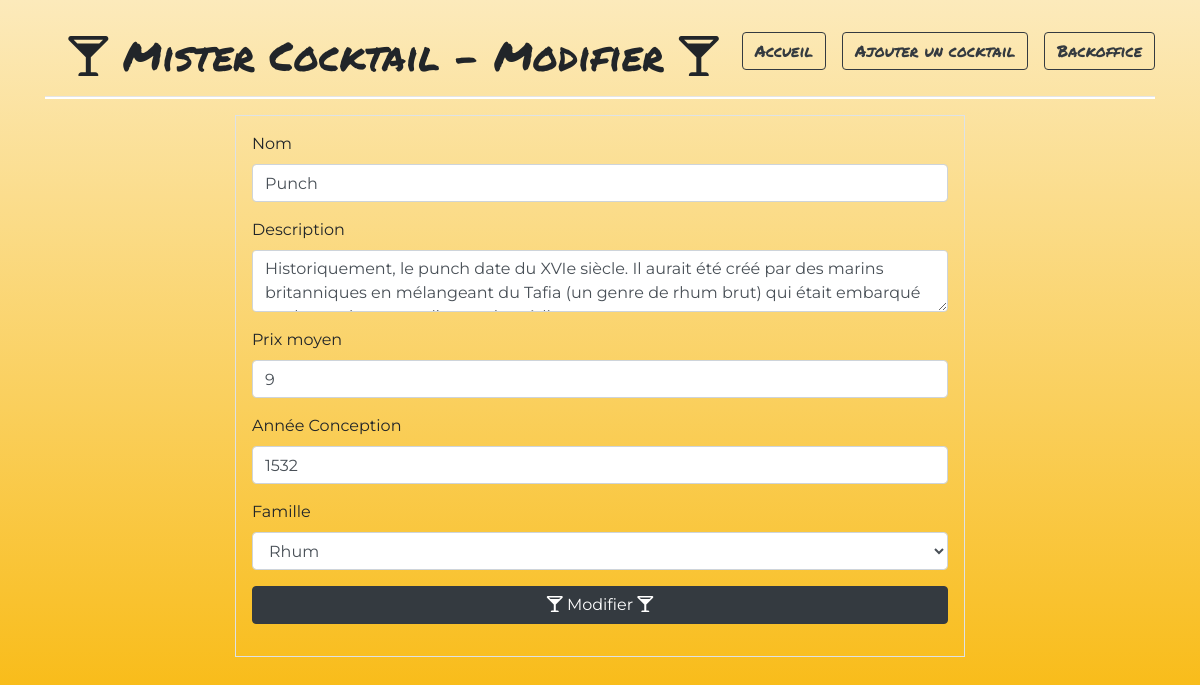
Before: /editionCocktail.php?action=modifier&id=6 with the older database file.
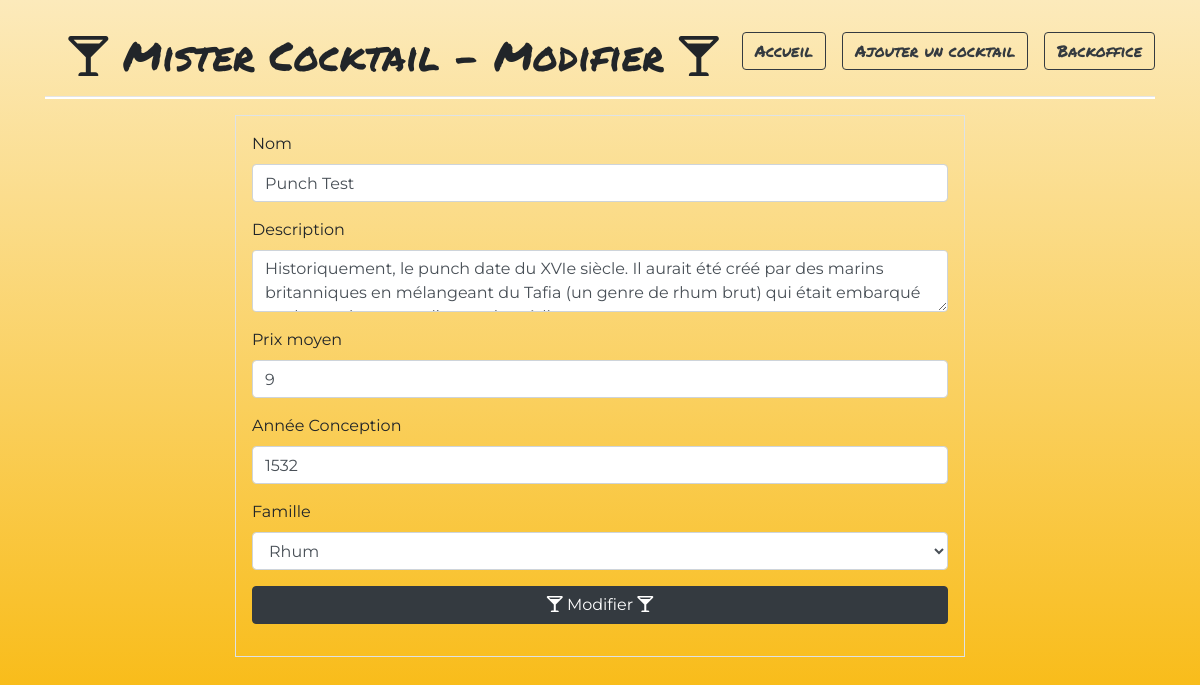
After: the same page with the newer database file.
### tables this page shows
CREATE TABLE `Cocktail` (
  `id` int(11) NOT NULL,
  `nom` varchar(255) NOT NULL,
  `description` text NOT NULL,
  `urlPhoto` varchar(255) NOT NULL,
  `dateConception` date NOT NULL,
  `prixMoyen` float NOT NULL,
  `idFamille` int(11) NOT NULL
);

### editionCocktail.php (called while the page is built, shortened)
<?php
require 'models/cocktail.php';
$infosCocktail = detailsCocktails($_GET['id']);
$listeFamille = ListerFamille();
require 'templates/editionCocktail.phtml';

### models/cocktail.php (called while the page is built, shortened)
<?php
function ListerFamille(){
    $pdo = connectToDatabase();
    $query = $pdo->prepare("
        SELECT id, nomFamille
        FROM famille
        ORDER BY nomFamille
    ");
    $query->execute();
    return $query->fetchAll(PDO::FETCH_ASSOC);
}
function detailsCocktails($id){
    $pdo = connectToDatabase();
    $query = $pdo->prepare("
    Select
        cocktail.id, nom, nomFamille, idFamille, description, urlPhoto, Year(dateConception) As dateConception, prixMoyen
    From cocktail
    INNER JOIN Famille ON famille.id = cocktail.idFamille
    WHERE cocktail.id = ?
    ");
    $query->execute( [$id] );
    return $query->fetch(PDO::FETCH_ASSOC);
}

### templates/editionCocktail.phtml (the view, shortened to what this page needs)
<!DOCTYPE html>
<html lang="fr">
<head>
    <link rel="stylesheet" href="https://cdnjs.cloudflare.com/ajax/libs/twitter-bootstrap/4.4.1/css/bootstrap.min.css">
    <link rel="stylesheet" href="assets/css/cocktails.css">
    <link rel="stylesheet" href="https://cdnjs.cloudflare.com/ajax/libs/font-awesome/5.15.2/css/all.min.css" />
</head>
<body class="container">
    <nav">
        <h1>
            <i class="fas fa-glass-martini-alt"></i>
            Mister Cocktail - Modifier
            <i class="fas fa-glass-martini-alt"></i>
            <?php include 'inc/nav.phtml'; ?>
        </h1>
        <hr style="height: 2px; background-color: white">
<main class="row">
    <div class="col-sm-8 mx-auto">
        <form method="post" class="border p-3">
            <div class="form-group">
                <label for="">Nom</label>
                <input type="text" id="nom" name="nom" class="form-control" value="<?= $infosCocktail['nom']?>">
            </div>
            <div class="form-group">
                <label for="">Description</label>
                <textarea type="text" id="description" name="description" class="form-control"><?= $infosCocktail['description']?></textarea>
            </div>
            <div class="form-group">
                <label for="">Prix moyen</label>
                <input type="text" id="prixMoyen" name="prixMoyen" class="form-control" value="<?= $infosCocktail['prixMoyen']?>">
            </div>
            <div class="form-group">
                <label for="anneeConception">Année Conception</label>
                <input type="text" id="anneeConception" name="anneeConception" class="form-control" value="<?= $infosCocktail['dateConception']?>">
            </div>
            <div class="form-group">
                <label for="famille">Famille</label>
<select name="famille" id="famille" class="form-control">
<?php foreach ($listeFamille as $famille) { ?>
    <?php if($famille['id'] == $infosCocktail['idFamille']) { ?>
    <option value="<?= $famille['id']?>" selected><?=$famille['nomFamille']?></option>
    <?php } else { ?>
    <option value="<?= $famille['id']?>"><?=$famille['nomFamille']?></option>
    <?php } ?>
<?php } ?>
</select>
            </div>
            <div class="form-group">
                <button type="text" name="modifier" id="modifier" class="w-100 btn btn-dark"><i class="fas fa-glass-martini-alt"></i> Modifier <i class="fas fa-glass-martini-alt"></i>
                </button>
            </div>
        </form>
    </div>
</main>
</body>
</html>

Changed rows visible on the page:
changed cocktail: nom "Punch" → "Punch Test"
